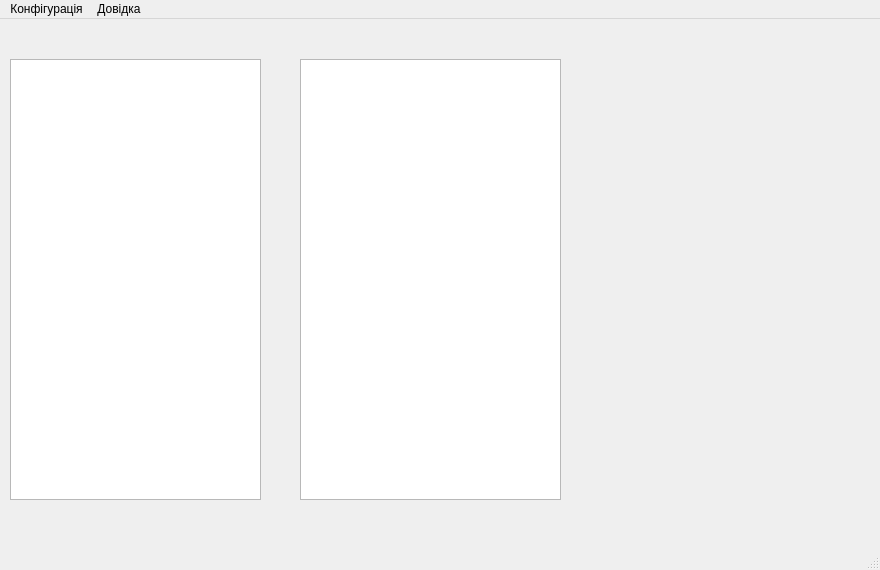
<?xml version="1.0" encoding="UTF-8"?>
<ui version="4.0">
 <author>rnd95</author>
 <class>MainWindow</class>
 <widget class="QMainWindow" name="MainWindow">
  <property name="windowModality">
   <enum>Qt::NonModal</enum>
  </property>
  <property name="geometry">
   <rect>
    <x>0</x>
    <y>0</y>
    <width>880</width>
    <height>570</height>
   </rect>
  </property>
  <property name="sizePolicy">
   <sizepolicy hsizetype="Minimum" vsizetype="Minimum">
    <horstretch>88</horstretch>
    <verstretch>57</verstretch>
   </sizepolicy>
  </property>
  <property name="font">
   <font>
    <family>Segoe UI</family>
    <pointsize>9</pointsize>
   </font>
  </property>
  <property name="windowTitle">
   <string>AutoDruk (beta) - {applet_name}</string>
  </property>
  <property name="layoutDirection">
   <enum>Qt::LeftToRight</enum>
  </property>
  <property name="autoFillBackground">
   <bool>false</bool>
  </property>
  <property name="styleSheet">
   <string notr="true"/>
  </property>
  <property name="documentMode">
   <bool>true</bool>
  </property>
  <widget class="QWidget" name="centralwidget">
   <widget class="QListView" name="listView">
    <property name="geometry">
     <rect>
      <x>10</x>
      <y>40</y>
      <width>251</width>
      <height>441</height>
     </rect>
    </property>
    <property name="minimumSize">
     <size>
      <width>251</width>
      <height>0</height>
     </size>
    </property>
    <property name="whatsThis">
     <string/>
    </property>
   </widget>
   <widget class="QTableWidget" name="tableWidget">
    <property name="geometry">
     <rect>
      <x>300</x>
      <y>40</y>
      <width>261</width>
      <height>441</height>
     </rect>
    </property>
    <property name="sizePolicy">
     <sizepolicy hsizetype="Fixed" vsizetype="Fixed">
      <horstretch>122</horstretch>
      <verstretch>0</verstretch>
     </sizepolicy>
    </property>
    <property name="styleSheet">
     <string notr="true">
color: rgb(133, 229, 255);</string>
    </property>
   </widget>
  </widget>
  <widget class="QMenuBar" name="menubar">
   <property name="geometry">
    <rect>
     <x>0</x>
     <y>0</y>
     <width>880</width>
     <height>21</height>
    </rect>
   </property>
   <widget class="QMenu" name="menu">
    <property name="title">
     <string>Конфігурація</string>
    </property>
    <addaction name="action"/>
    <addaction name="action_4"/>
    <addaction name="separator"/>
    <addaction name="Menu_Exit"/>
   </widget>
   <widget class="QMenu" name="menu_2">
    <property name="title">
     <string>Довідка</string>
    </property>
    <addaction name="separator"/>
    <addaction name="actionVersion_0_1b"/>
   </widget>
   <addaction name="menu"/>
   <addaction name="menu_2"/>
  </widget>
  <widget class="QStatusBar" name="statusbar"/>
  <action name="action">
   <property name="text">
    <string>Завантажити аплет</string>
   </property>
  </action>
  <action name="actionVersion_0_1b">
   <property name="checkable">
    <bool>false</bool>
   </property>
   <property name="enabled">
    <bool>true</bool>
   </property>
   <property name="text">
    <string>Version 0.1b</string>
   </property>
   <property name="font">
    <font>
     <weight>50</weight>
     <bold>false</bold>
    </font>
   </property>
   <property name="visible">
    <bool>true</bool>
   </property>
   <property name="menuRole">
    <enum>QAction::AboutRole</enum>
   </property>
   <property name="iconVisibleInMenu">
    <bool>false</bool>
   </property>
   <property name="priority">
    <enum>QAction::HighPriority</enum>
   </property>
  </action>
  <action name="action_4">
   <property name="text">
    <string>Змінити директорію</string>
   </property>
   <property name="font">
    <font>
     <family>Segoe UI</family>
     <pointsize>9</pointsize>
     <weight>50</weight>
     <bold>false</bold>
    </font>
   </property>
  </action>
  <action name="Menu_Exit">
   <property name="text">
    <string>Вихід</string>
   </property>
   <property name="statusTip">
    <string>Alt+F4</string>
   </property>
   <property name="font">
    <font>
     <family>Segoe UI</family>
     <pointsize>9</pointsize>
    </font>
   </property>
  </action>
 </widget>
 <tabstops>
  <tabstop>listView</tabstop>
 </tabstops>
 <resources/>
 <connections>
  <connection>
   <sender>Menu_Exit</sender>
   <signal>triggered()</signal>
   <receiver>MainWindow</receiver>
   <slot>close()</slot>
   <hints>
    <hint type="sourcelabel">
     <x>-1</x>
     <y>-1</y>
    </hint>
    <hint type="destinationlabel">
     <x>439</x>
     <y>284</y>
    </hint>
   </hints>
  </connection>
 </connections>
</ui>
